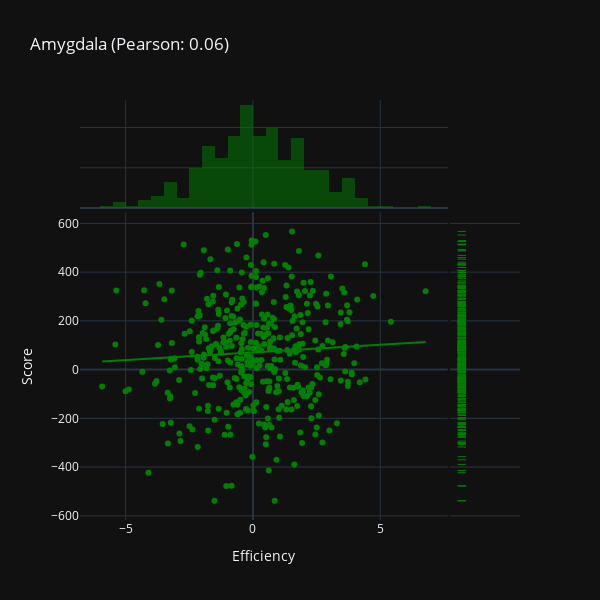

Notebook code cell kept with this figure:
### Code cell
#| label: fig3cell

fig2 = plot_correlation(df_dict, "Amygdala_Emotion", 'Efficiency', 'Score', 'Amygdala', color="green", marker_size=10, marker_opacity=0.7)
fig2.show()

### Figure 1 — Plotly figure (JSON) as saved in the notebook; plotly's stock layout.template omitted (floating-point values rounded to 4 significant figures; data arrays with more than 128 entries replaced by an {"elided": "..."} marker saying what was removed)
{"data": [{"hovertemplate": "Efficiency=%{x}<br>Score=%{y}<extra></extra>", "legendgroup": "", "marker": {"color": "green", "symbol": "circle"}, "mode": "markers", "name": "", "orientation": "v", "showlegend": false, "type": "scatter", "x": {"elided": "400 float values"}, "xaxis": "x", "y": {"elided": "400 float values"}, "yaxis": "y"}, {"alignmentgroup": "True", "bingroup": "x", "hovertemplate": "Efficiency=%{x}<br>count=%{y}<extra></extra>", "legendgroup": "", "marker": {"color": "green"}, "name": "", "offsetgroup": "", "opacity": 0.5, "showlegend": false, "type": "histogram", "x": {"elided": "400 float values"}, "xaxis": "x3", "yaxis": "y3"}, {"alignmentgroup": "True", "boxpoints": "all", "fillcolor": "rgba(255,255,255,0)", "hoveron": "points", "hovertemplate": "Score=%{y}<extra></extra>", "jitter": 0, "legendgroup": "", "line": {"color": "rgba(255,255,255,0)"}, "marker": {"color": "green", "symbol": "line-ew-open"}, "name": "", "offsetgroup": "", "showlegend": false, "type": "box", "xaxis": "x2", "y": {"elided": "400 float values"}, "yaxis": "y2"}, {"hovertemplate": "<b>OLS trendline</b><br>Score = 6.32002 * Efficiency + 70.632<br>R<sup>2</sup>=0.003837<br><br>Efficiency=%{x}<br>Score=%{y} <b>(trend)</b><extra></extra>", "legendgroup": "", "marker": {"color": "green", "symbol": "circle"}, "mode": "lines", "name": "", "showlegend": false, "type": "scatter", "x": {"elided": "400 float values"}, "xaxis": "x", "y": {"elided": "400 float values"}, "yaxis": "y"}], "layout": {"barmode": "overlay", "height": 600, "legend": {"tracegroupgap": 0}, "title": {"text": "Amygdala (Pearson: 0.06)"}, "width": 600, "xaxis": {"anchor": "y", "autorange": true, "domain": [0, 0.8358], "range": [-6.794, 7.65], "title": {"text": "Efficiency"}, "type": "linear"}, "xaxis2": {"anchor": "y2", "autorange": true, "domain": [0.8408, 1], "matches": "x2", "range": [-0.5447, 0.5], "showgrid": false, "showline": false, "showticklabels": false, "ticks": "", "type": "category"}, "xaxis3": {"anchor": "y3", "autorange": true, "domain": [0, 0.8358], "matches": "x", "range": [-6.794, 7.65], "showgrid": true, "showticklabels": false, "type": "linear"}, "xaxis4": {"anchor": "y4", "domain": [0.8408, 1], "matches": "x2", "showgrid": false, "showline": false, "showticklabels": false, "ticks": ""}, "yaxis": {"anchor": "x", "autorange": true, "domain": [0, 0.7326], "range": [-617.2, 645.5], "title": {"text": "Score"}, "type": "linear"}, "yaxis2": {"anchor": "x2", "autorange": true, "domain": [0, 0.7326], "matches": "y", "range": [-617.2, 645.5], "showgrid": true, "showticklabels": false, "type": "linear"}, "yaxis3": {"anchor": "x3", "autorange": true, "domain": [0.7426, 1], "matches": "y3", "range": [0, 53.68], "showgrid": true, "showline": false, "showticklabels": false, "ticks": ""}, "yaxis4": {"anchor": "x4", "domain": [0.7426, 1], "matches": "y3", "showgrid": true, "showline": false, "showticklabels": false, "ticks": ""}}}
